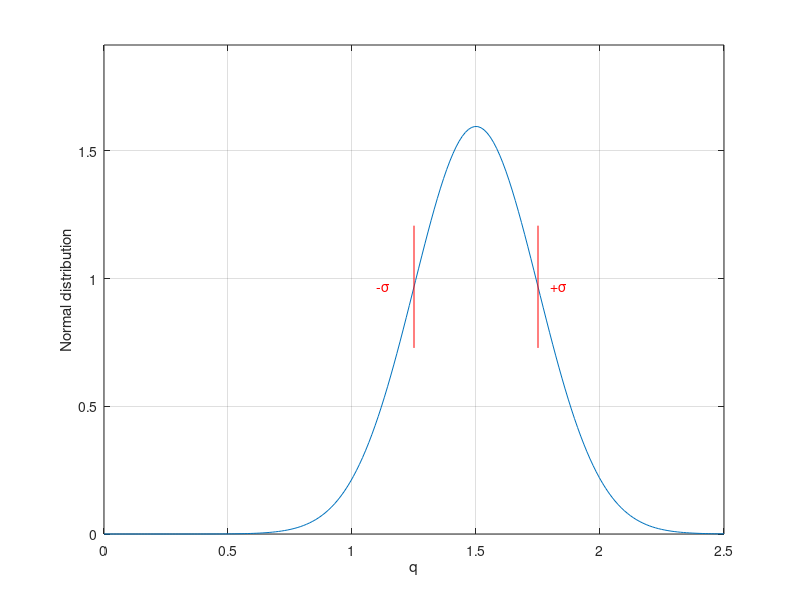

Write the MATLAB code that produced this figure.
q0 = 1.5;
sigmaq = 0.25;
qmin = 0.0;
qmax = 2.5;

Nq = 200;
qa = linspace(qmin, qmax, Nq);

TicHeight = 0.3;

prefactor = 1 / sqrt(2 * pi * sigmaq ^ 2);
Gauss = prefactor * exp(-(qa - q0).^2 / (2 * sigmaq ^ 2));
fmax = max(Gauss);

plot(qa, Gauss);
xlabel('q');
ylabel('Normal distribution');
axis([qmin, qmax, 0, 1.2 * fmax]);
grid on;

qupper = q0 + sigmaq;
qlower = q0 - sigmaq;
fupper = prefactor * exp(-(qupper - q0).^2/(2 * sigmaq^2));
flower = prefactor * exp(-(qlower - q0).^2/(2 * sigmaq^2));
MarkLength = TicHeight * fmax;
line([qupper, qupper], ...
    [fupper - MarkLength / 2, fupper + MarkLength / 2], ...
    'Color', 'r');
line([qlower, qlower], ...
    [fupper - MarkLength / 2, fupper + MarkLength / 2], ...
    'Color', 'r');

text(q0 + 1.2 * sigmaq, fupper, '+\sigma', 'Color', 'r');
text(q0 - 1.6 * sigmaq, flower, '-\sigma', 'Color', 'r');
